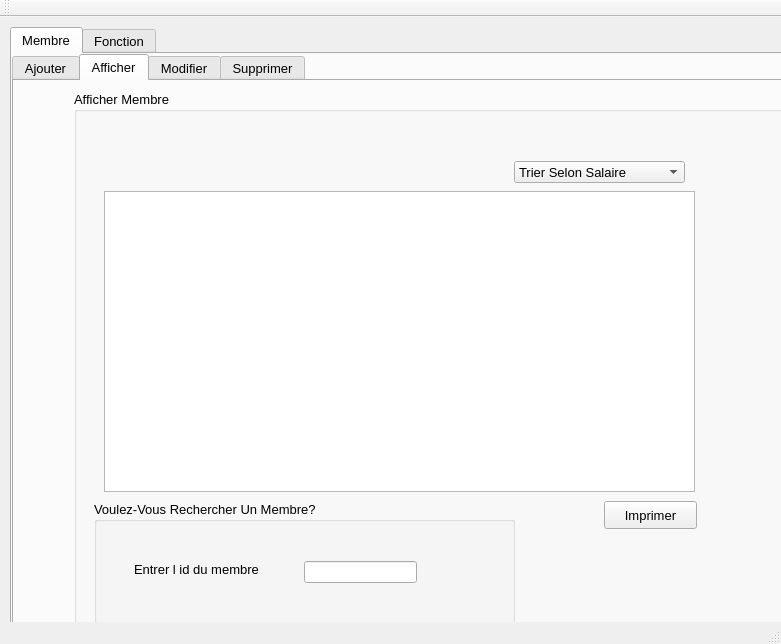
<?xml version="1.0" encoding="UTF-8"?>
<ui version="4.0">
 <class>MainWindow</class>
 <widget class="QMainWindow" name="MainWindow">
  <property name="geometry">
   <rect>
    <x>0</x>
    <y>0</y>
    <width>781</width>
    <height>644</height>
   </rect>
  </property>
  <property name="font">
   <font>
    <family>MS Serif</family>
   </font>
  </property>
  <property name="windowTitle">
   <string>Gestion des Personnels</string>
  </property>
  <widget class="QWidget" name="centralWidget">
   <widget class="QTabWidget" name="tabWidget_2">
    <property name="geometry">
     <rect>
      <x>10</x>
      <y>10</y>
      <width>961</width>
      <height>611</height>
     </rect>
    </property>
    <property name="font">
     <font>
      <family>MS Shell Dlg 2</family>
      <pointsize>10</pointsize>
     </font>
    </property>
    <property name="currentIndex">
     <number>0</number>
    </property>
    <property name="icon" stdset="0">
     <pixmap resource="Images.qrc">:/back.png</pixmap>
    </property>
    <widget class="QWidget" name="tab_4">
     <attribute name="title">
      <string>Membre</string>
     </attribute>
     <widget class="QTabWidget" name="tabWidget">
      <property name="geometry">
       <rect>
        <x>0</x>
        <y>0</y>
        <width>901</width>
        <height>661</height>
       </rect>
      </property>
      <property name="font">
       <font>
        <family>MS Shell Dlg 2</family>
        <pointsize>10</pointsize>
        <weight>50</weight>
        <bold>false</bold>
       </font>
      </property>
      <property name="styleSheet">
       <string notr="true">color:url(:/gris.jpg)</string>
      </property>
      <property name="currentIndex">
       <number>1</number>
      </property>
      <widget class="QWidget" name="tab">
       <attribute name="title">
        <string>Ajouter</string>
       </attribute>
       <widget class="QToolButton" name="toolButton">
        <property name="geometry">
         <rect>
          <x>0</x>
          <y>0</y>
          <width>27</width>
          <height>22</height>
         </rect>
        </property>
        <property name="text">
         <string>...</string>
        </property>
       </widget>
       <widget class="QGroupBox" name="groupBox_4">
        <property name="geometry">
         <rect>
          <x>110</x>
          <y>50</y>
          <width>541</width>
          <height>421</height>
         </rect>
        </property>
        <property name="font">
         <font>
          <family>MS Shell Dlg 2</family>
          <pointsize>10</pointsize>
          <weight>50</weight>
          <bold>false</bold>
         </font>
        </property>
        <property name="title">
         <string>Ajouter Un Membre</string>
        </property>
        <widget class="QLineEdit" name="lineEdit_id">
         <property name="geometry">
          <rect>
           <x>290</x>
           <y>60</y>
           <width>211</width>
           <height>20</height>
          </rect>
         </property>
        </widget>
        <widget class="QLineEdit" name="lineEdit_nom">
         <property name="geometry">
          <rect>
           <x>290</x>
           <y>100</y>
           <width>211</width>
           <height>21</height>
          </rect>
         </property>
        </widget>
        <widget class="QLabel" name="label_2">
         <property name="geometry">
          <rect>
           <x>150</x>
           <y>110</y>
           <width>47</width>
           <height>13</height>
          </rect>
         </property>
         <property name="font">
          <font>
           <family>MS Shell Dlg 2</family>
           <pointsize>10</pointsize>
           <weight>50</weight>
           <bold>false</bold>
          </font>
         </property>
         <property name="text">
          <string>Nom</string>
         </property>
        </widget>
        <widget class="QLabel" name="label">
         <property name="geometry">
          <rect>
           <x>150</x>
           <y>60</y>
           <width>91</width>
           <height>16</height>
          </rect>
         </property>
         <property name="font">
          <font>
           <pointsize>10</pointsize>
          </font>
         </property>
         <property name="text">
          <string>Identifiant</string>
         </property>
        </widget>
        <widget class="QLineEdit" name="lineEdit_prenom">
         <property name="geometry">
          <rect>
           <x>290</x>
           <y>150</y>
           <width>211</width>
           <height>20</height>
          </rect>
         </property>
        </widget>
        <widget class="QLineEdit" name="lineEdit">
         <property name="geometry">
          <rect>
           <x>290</x>
           <y>190</y>
           <width>211</width>
           <height>22</height>
          </rect>
         </property>
        </widget>
        <widget class="QLineEdit" name="lineEdit_2">
         <property name="geometry">
          <rect>
           <x>290</x>
           <y>230</y>
           <width>211</width>
           <height>22</height>
          </rect>
         </property>
        </widget>
        <widget class="QLineEdit" name="lineEdit_3">
         <property name="geometry">
          <rect>
           <x>290</x>
           <y>280</y>
           <width>211</width>
           <height>22</height>
          </rect>
         </property>
        </widget>
        <widget class="QLineEdit" name="lineEdit_4">
         <property name="geometry">
          <rect>
           <x>290</x>
           <y>320</y>
           <width>211</width>
           <height>22</height>
          </rect>
         </property>
        </widget>
        <widget class="QLabel" name="label_4">
         <property name="geometry">
          <rect>
           <x>150</x>
           <y>320</y>
           <width>56</width>
           <height>16</height>
          </rect>
         </property>
         <property name="font">
          <font>
           <family>MS Shell Dlg 2</family>
           <pointsize>10</pointsize>
           <weight>50</weight>
           <bold>false</bold>
          </font>
         </property>
         <property name="text">
          <string>Salaire</string>
         </property>
        </widget>
        <widget class="QLabel" name="label_7">
         <property name="geometry">
          <rect>
           <x>140</x>
           <y>280</y>
           <width>121</width>
           <height>16</height>
          </rect>
         </property>
         <property name="font">
          <font>
           <family>MS Shell Dlg 2</family>
           <pointsize>10</pointsize>
           <weight>50</weight>
           <bold>false</bold>
          </font>
         </property>
         <property name="text">
          <string>Numéro de Téléphone</string>
         </property>
        </widget>
        <widget class="QLabel" name="label_3">
         <property name="geometry">
          <rect>
           <x>150</x>
           <y>150</y>
           <width>81</width>
           <height>20</height>
          </rect>
         </property>
         <property name="font">
          <font>
           <family>MS Shell Dlg 2</family>
           <pointsize>10</pointsize>
           <weight>50</weight>
           <bold>false</bold>
          </font>
         </property>
         <property name="text">
          <string>Prénom</string>
         </property>
        </widget>
        <widget class="QLabel" name="label_5">
         <property name="geometry">
          <rect>
           <x>150</x>
           <y>190</y>
           <width>81</width>
           <height>20</height>
          </rect>
         </property>
         <property name="font">
          <font>
           <family>MS Shell Dlg 2</family>
           <pointsize>10</pointsize>
           <weight>50</weight>
           <bold>false</bold>
          </font>
         </property>
         <property name="text">
          <string>Adresse</string>
         </property>
        </widget>
        <widget class="QLabel" name="label_6">
         <property name="geometry">
          <rect>
           <x>150</x>
           <y>230</y>
           <width>121</width>
           <height>16</height>
          </rect>
         </property>
         <property name="font">
          <font>
           <family>MS Shell Dlg 2</family>
           <pointsize>10</pointsize>
           <weight>50</weight>
           <bold>false</bold>
          </font>
         </property>
         <property name="text">
          <string>Adresse Mail </string>
         </property>
        </widget>
        <widget class="QPushButton" name="pushButton_3">
         <property name="geometry">
          <rect>
           <x>450</x>
           <y>360</y>
           <width>81</width>
           <height>31</height>
          </rect>
         </property>
         <property name="font">
          <font>
           <family>MS Shell Dlg 2</family>
           <pointsize>10</pointsize>
           <weight>50</weight>
           <bold>false</bold>
          </font>
         </property>
         <property name="text">
          <string>Mailing</string>
         </property>
        </widget>
        <widget class="QPushButton" name="pb_ajouter">
         <property name="geometry">
          <rect>
           <x>360</x>
           <y>360</y>
           <width>81</width>
           <height>31</height>
          </rect>
         </property>
         <property name="font">
          <font>
           <family>MS Shell Dlg 2</family>
           <pointsize>10</pointsize>
           <weight>50</weight>
           <bold>false</bold>
          </font>
         </property>
         <property name="text">
          <string>Ajouter</string>
         </property>
        </widget>
       </widget>
       <widget class="QLabel" name="label_17">
        <property name="geometry">
         <rect>
          <x>-25</x>
          <y>-60</y>
          <width>791</width>
          <height>621</height>
         </rect>
        </property>
        <property name="styleSheet">
         <string notr="true">background-image: url(:/gris.jpg);</string>
        </property>
        <property name="text">
         <string/>
        </property>
       </widget>
       <zorder>label_17</zorder>
       <zorder>groupBox_4</zorder>
       <zorder>toolButton</zorder>
      </widget>
      <widget class="QWidget" name="tab_2">
       <attribute name="title">
        <string>Afficher</string>
       </attribute>
       <widget class="QGroupBox" name="groupBox_3">
        <property name="geometry">
         <rect>
          <x>60</x>
          <y>10</y>
          <width>801</width>
          <height>601</height>
         </rect>
        </property>
        <property name="font">
         <font>
          <family>MS Shell Dlg 2</family>
          <pointsize>10</pointsize>
          <weight>50</weight>
          <bold>false</bold>
         </font>
        </property>
        <property name="title">
         <string>Afficher Membre</string>
        </property>
        <widget class="QTableView" name="tabmembre">
         <property name="geometry">
          <rect>
           <x>30</x>
           <y>100</y>
           <width>591</width>
           <height>301</height>
          </rect>
         </property>
        </widget>
        <widget class="QComboBox" name="comboBox">
         <property name="geometry">
          <rect>
           <x>440</x>
           <y>70</y>
           <width>171</width>
           <height>22</height>
          </rect>
         </property>
         <property name="font">
          <font>
           <family>MS Shell Dlg 2</family>
           <pointsize>10</pointsize>
           <weight>50</weight>
           <bold>false</bold>
          </font>
         </property>
         <item>
          <property name="text">
           <string>Trier Selon Salaire</string>
          </property>
         </item>
        </widget>
        <widget class="QGroupBox" name="groupBox">
         <property name="geometry">
          <rect>
           <x>20</x>
           <y>410</y>
           <width>421</width>
           <height>131</height>
          </rect>
         </property>
         <property name="font">
          <font>
           <family>MS Shell Dlg 2</family>
           <pointsize>10</pointsize>
           <weight>50</weight>
           <bold>false</bold>
          </font>
         </property>
         <property name="title">
          <string>Voulez-Vous Rechercher Un Membre?</string>
         </property>
         <widget class="QLabel" name="label_8">
          <property name="geometry">
           <rect>
            <x>40</x>
            <y>60</y>
            <width>211</width>
            <height>16</height>
           </rect>
          </property>
          <property name="font">
           <font>
            <family>MS Shell Dlg 2</family>
            <pointsize>10</pointsize>
            <weight>50</weight>
            <bold>false</bold>
           </font>
          </property>
          <property name="text">
           <string>Entrer l id du membre</string>
          </property>
         </widget>
         <widget class="QLineEdit" name="lineEdit_5">
          <property name="geometry">
           <rect>
            <x>210</x>
            <y>60</y>
            <width>113</width>
            <height>22</height>
           </rect>
          </property>
         </widget>
        </widget>
        <widget class="QPushButton" name="pushButton_2">
         <property name="geometry">
          <rect>
           <x>530</x>
           <y>410</y>
           <width>93</width>
           <height>28</height>
          </rect>
         </property>
         <property name="text">
          <string>Imprimer</string>
         </property>
        </widget>
        <zorder>groupBox</zorder>
        <zorder>tabmembre</zorder>
        <zorder>comboBox</zorder>
        <zorder>pushButton_2</zorder>
       </widget>
       <widget class="QLabel" name="label_18">
        <property name="geometry">
         <rect>
          <x>-5</x>
          <y>-5</y>
          <width>931</width>
          <height>581</height>
         </rect>
        </property>
        <property name="styleSheet">
         <string notr="true">background-image: url(:/gris.jpg);</string>
        </property>
        <property name="text">
         <string/>
        </property>
       </widget>
       <zorder>label_18</zorder>
       <zorder>groupBox_3</zorder>
      </widget>
      <widget class="QWidget" name="tab_6">
       <attribute name="title">
        <string>Modifier</string>
       </attribute>
       <widget class="QPushButton" name="pushButton">
        <property name="geometry">
         <rect>
          <x>510</x>
          <y>380</y>
          <width>81</width>
          <height>21</height>
         </rect>
        </property>
        <property name="font">
         <font>
          <family>MS Shell Dlg 2</family>
          <pointsize>10</pointsize>
          <weight>50</weight>
          <bold>false</bold>
         </font>
        </property>
        <property name="text">
         <string>Modifier</string>
        </property>
       </widget>
       <widget class="QLabel" name="label_10">
        <property name="geometry">
         <rect>
          <x>230</x>
          <y>90</y>
          <width>91</width>
          <height>16</height>
         </rect>
        </property>
        <property name="font">
         <font>
          <family>MS Shell Dlg 2</family>
          <pointsize>10</pointsize>
          <weight>50</weight>
          <bold>false</bold>
         </font>
        </property>
        <property name="text">
         <string>Identifiant</string>
        </property>
       </widget>
       <widget class="QLabel" name="label_11">
        <property name="geometry">
         <rect>
          <x>240</x>
          <y>130</y>
          <width>91</width>
          <height>16</height>
         </rect>
        </property>
        <property name="font">
         <font>
          <family>MS Shell Dlg 2</family>
          <pointsize>10</pointsize>
          <weight>50</weight>
          <bold>false</bold>
         </font>
        </property>
        <property name="text">
         <string>Nom</string>
        </property>
       </widget>
       <widget class="QLabel" name="label_12">
        <property name="geometry">
         <rect>
          <x>240</x>
          <y>170</y>
          <width>91</width>
          <height>16</height>
         </rect>
        </property>
        <property name="font">
         <font>
          <family>MS Shell Dlg 2</family>
          <pointsize>10</pointsize>
          <weight>50</weight>
          <bold>false</bold>
         </font>
        </property>
        <property name="text">
         <string>Prénom</string>
        </property>
       </widget>
       <widget class="QLabel" name="label_13">
        <property name="geometry">
         <rect>
          <x>240</x>
          <y>290</y>
          <width>131</width>
          <height>16</height>
         </rect>
        </property>
        <property name="font">
         <font>
          <family>MS Shell Dlg 2</family>
          <pointsize>10</pointsize>
          <weight>50</weight>
          <bold>false</bold>
         </font>
        </property>
        <property name="text">
         <string>Numéro de Téléphone</string>
        </property>
       </widget>
       <widget class="QLabel" name="label_14">
        <property name="geometry">
         <rect>
          <x>240</x>
          <y>210</y>
          <width>91</width>
          <height>16</height>
         </rect>
        </property>
        <property name="font">
         <font>
          <family>MS Shell Dlg 2</family>
          <pointsize>10</pointsize>
          <weight>50</weight>
          <bold>false</bold>
         </font>
        </property>
        <property name="text">
         <string>Adresse</string>
        </property>
       </widget>
       <widget class="QLabel" name="label_15">
        <property name="geometry">
         <rect>
          <x>240</x>
          <y>250</y>
          <width>91</width>
          <height>16</height>
         </rect>
        </property>
        <property name="font">
         <font>
          <family>MS Shell Dlg 2</family>
          <pointsize>10</pointsize>
          <weight>50</weight>
          <bold>false</bold>
         </font>
        </property>
        <property name="text">
         <string>Adresse Mail</string>
        </property>
       </widget>
       <widget class="QLabel" name="label_16">
        <property name="geometry">
         <rect>
          <x>250</x>
          <y>340</y>
          <width>91</width>
          <height>16</height>
         </rect>
        </property>
        <property name="font">
         <font>
          <family>MS Shell Dlg 2</family>
          <pointsize>10</pointsize>
          <weight>50</weight>
          <bold>false</bold>
         </font>
        </property>
        <property name="text">
         <string>Salaire</string>
        </property>
       </widget>
       <widget class="QLineEdit" name="lineEdit_6">
        <property name="geometry">
         <rect>
          <x>400</x>
          <y>90</y>
          <width>181</width>
          <height>22</height>
         </rect>
        </property>
       </widget>
       <widget class="QLineEdit" name="lineEdit_7">
        <property name="geometry">
         <rect>
          <x>400</x>
          <y>130</y>
          <width>181</width>
          <height>22</height>
         </rect>
        </property>
       </widget>
       <widget class="QLineEdit" name="lineEdit_8">
        <property name="geometry">
         <rect>
          <x>400</x>
          <y>170</y>
          <width>181</width>
          <height>22</height>
         </rect>
        </property>
       </widget>
       <widget class="QLineEdit" name="lineEdit_9">
        <property name="geometry">
         <rect>
          <x>400</x>
          <y>210</y>
          <width>181</width>
          <height>22</height>
         </rect>
        </property>
       </widget>
       <widget class="QLineEdit" name="lineEdit_10">
        <property name="geometry">
         <rect>
          <x>400</x>
          <y>250</y>
          <width>181</width>
          <height>22</height>
         </rect>
        </property>
       </widget>
       <widget class="QLineEdit" name="lineEdit_11">
        <property name="geometry">
         <rect>
          <x>400</x>
          <y>290</y>
          <width>181</width>
          <height>22</height>
         </rect>
        </property>
       </widget>
       <widget class="QLineEdit" name="lineEdit_12">
        <property name="geometry">
         <rect>
          <x>400</x>
          <y>330</y>
          <width>181</width>
          <height>22</height>
         </rect>
        </property>
       </widget>
       <widget class="QLabel" name="label_19">
        <property name="geometry">
         <rect>
          <x>-70</x>
          <y>-20</y>
          <width>1131</width>
          <height>621</height>
         </rect>
        </property>
        <property name="styleSheet">
         <string notr="true">background-image: url(:/gris.jpg);</string>
        </property>
        <property name="text">
         <string/>
        </property>
       </widget>
       <widget class="QGroupBox" name="groupBox_2">
        <property name="geometry">
         <rect>
          <x>170</x>
          <y>50</y>
          <width>451</width>
          <height>371</height>
         </rect>
        </property>
        <property name="font">
         <font>
          <pointsize>10</pointsize>
         </font>
        </property>
        <property name="title">
         <string>Modifier un Membre</string>
        </property>
       </widget>
       <zorder>label_19</zorder>
       <zorder>groupBox_2</zorder>
       <zorder>pushButton</zorder>
       <zorder>label_10</zorder>
       <zorder>label_11</zorder>
       <zorder>label_12</zorder>
       <zorder>label_13</zorder>
       <zorder>label_14</zorder>
       <zorder>label_15</zorder>
       <zorder>label_16</zorder>
       <zorder>lineEdit_6</zorder>
       <zorder>lineEdit_7</zorder>
       <zorder>lineEdit_8</zorder>
       <zorder>lineEdit_9</zorder>
       <zorder>lineEdit_10</zorder>
       <zorder>lineEdit_11</zorder>
       <zorder>lineEdit_12</zorder>
      </widget>
      <widget class="QWidget" name="tab_3">
       <attribute name="title">
        <string>Supprimer</string>
       </attribute>
       <widget class="QGroupBox" name="groupBox_5">
        <property name="geometry">
         <rect>
          <x>150</x>
          <y>120</y>
          <width>391</width>
          <height>161</height>
         </rect>
        </property>
        <property name="font">
         <font>
          <family>MS Shell Dlg 2</family>
          <pointsize>10</pointsize>
          <weight>50</weight>
          <bold>false</bold>
         </font>
        </property>
        <property name="title">
         <string>Entrer l'id du Membre Pour Le Supprimer</string>
        </property>
        <widget class="QPushButton" name="pb_supprimer_3">
         <property name="geometry">
          <rect>
           <x>290</x>
           <y>80</y>
           <width>81</width>
           <height>23</height>
          </rect>
         </property>
         <property name="font">
          <font>
           <family>MS Shell Dlg 2</family>
           <pointsize>10</pointsize>
           <weight>50</weight>
           <bold>false</bold>
          </font>
         </property>
         <property name="text">
          <string>Supprimer</string>
         </property>
        </widget>
        <widget class="QLineEdit" name="lineEdit_id_2">
         <property name="geometry">
          <rect>
           <x>160</x>
           <y>80</y>
           <width>113</width>
           <height>20</height>
          </rect>
         </property>
        </widget>
        <widget class="QLabel" name="label_9">
         <property name="geometry">
          <rect>
           <x>50</x>
           <y>80</y>
           <width>91</width>
           <height>16</height>
          </rect>
         </property>
         <property name="font">
          <font>
           <family>MS Shell Dlg 2</family>
           <pointsize>10</pointsize>
           <weight>50</weight>
           <bold>false</bold>
          </font>
         </property>
         <property name="text">
          <string>Identifiant</string>
         </property>
        </widget>
       </widget>
       <widget class="QLabel" name="label_20">
        <property name="geometry">
         <rect>
          <x>-110</x>
          <y>-70</y>
          <width>1171</width>
          <height>661</height>
         </rect>
        </property>
        <property name="styleSheet">
         <string notr="true">background-image: url(:/gris.jpg);</string>
        </property>
        <property name="text">
         <string/>
        </property>
       </widget>
       <zorder>label_20</zorder>
       <zorder>groupBox_5</zorder>
      </widget>
     </widget>
    </widget>
    <widget class="QWidget" name="tab_5">
     <attribute name="title">
      <string>Fonction</string>
     </attribute>
     <widget class="QTabWidget" name="tabWidget_3">
      <property name="geometry">
       <rect>
        <x>0</x>
        <y>0</y>
        <width>801</width>
        <height>551</height>
       </rect>
      </property>
      <property name="font">
       <font>
        <family>MS Shell Dlg 2</family>
        <pointsize>10</pointsize>
       </font>
      </property>
      <property name="currentIndex">
       <number>1</number>
      </property>
      <widget class="QWidget" name="tab_7">
       <attribute name="title">
        <string>Ajouter</string>
       </attribute>
       <widget class="QLabel" name="label_21">
        <property name="geometry">
         <rect>
          <x>-40</x>
          <y>-10</y>
          <width>841</width>
          <height>621</height>
         </rect>
        </property>
        <property name="styleSheet">
         <string notr="true">background-image: url(:/gris.jpg);</string>
        </property>
        <property name="text">
         <string/>
        </property>
       </widget>
       <widget class="QGroupBox" name="groupBox_6">
        <property name="geometry">
         <rect>
          <x>80</x>
          <y>60</y>
          <width>541</width>
          <height>361</height>
         </rect>
        </property>
        <property name="title">
         <string>Ajouter Une Fonction</string>
        </property>
        <widget class="QLabel" name="label_22">
         <property name="geometry">
          <rect>
           <x>150</x>
           <y>110</y>
           <width>101</width>
           <height>16</height>
          </rect>
         </property>
         <property name="text">
          <string>Département</string>
         </property>
        </widget>
        <widget class="QLabel" name="label_23">
         <property name="geometry">
          <rect>
           <x>150</x>
           <y>60</y>
           <width>81</width>
           <height>16</height>
          </rect>
         </property>
         <property name="text">
          <string>Identifiant</string>
         </property>
        </widget>
        <widget class="QLabel" name="label_26">
         <property name="geometry">
          <rect>
           <x>150</x>
           <y>150</y>
           <width>81</width>
           <height>20</height>
          </rect>
         </property>
         <property name="text">
          <string>Direction</string>
         </property>
        </widget>
        <widget class="QLabel" name="label_27">
         <property name="geometry">
          <rect>
           <x>150</x>
           <y>190</y>
           <width>81</width>
           <height>20</height>
          </rect>
         </property>
         <property name="text">
          <string>Service</string>
         </property>
        </widget>
        <widget class="QLabel" name="label_28">
         <property name="geometry">
          <rect>
           <x>150</x>
           <y>230</y>
           <width>121</width>
           <height>16</height>
          </rect>
         </property>
         <property name="text">
          <string>Poste</string>
         </property>
        </widget>
        <widget class="QLineEdit" name="lineEdit_15">
         <property name="geometry">
          <rect>
           <x>290</x>
           <y>60</y>
           <width>211</width>
           <height>22</height>
          </rect>
         </property>
        </widget>
        <widget class="QLineEdit" name="lineEdit_16">
         <property name="geometry">
          <rect>
           <x>290</x>
           <y>110</y>
           <width>211</width>
           <height>22</height>
          </rect>
         </property>
        </widget>
        <widget class="QLineEdit" name="lineEdit_17">
         <property name="geometry">
          <rect>
           <x>290</x>
           <y>150</y>
           <width>211</width>
           <height>22</height>
          </rect>
         </property>
        </widget>
        <widget class="QLineEdit" name="lineEdit_18">
         <property name="geometry">
          <rect>
           <x>290</x>
           <y>190</y>
           <width>211</width>
           <height>22</height>
          </rect>
         </property>
        </widget>
        <widget class="QLineEdit" name="lineEdit_13">
         <property name="geometry">
          <rect>
           <x>290</x>
           <y>230</y>
           <width>211</width>
           <height>22</height>
          </rect>
         </property>
        </widget>
        <widget class="QPushButton" name="pushButton_5">
         <property name="geometry">
          <rect>
           <x>360</x>
           <y>300</y>
           <width>81</width>
           <height>28</height>
          </rect>
         </property>
         <property name="text">
          <string>Ajouter</string>
         </property>
        </widget>
        <widget class="QPushButton" name="pushButton_6">
         <property name="geometry">
          <rect>
           <x>440</x>
           <y>300</y>
           <width>81</width>
           <height>28</height>
          </rect>
         </property>
         <property name="text">
          <string>Mailing</string>
         </property>
        </widget>
       </widget>
      </widget>
      <widget class="QWidget" name="tab_8">
       <attribute name="title">
        <string>Afficher</string>
       </attribute>
       <widget class="QGroupBox" name="groupBox_7">
        <property name="geometry">
         <rect>
          <x>0</x>
          <y>10</y>
          <width>801</width>
          <height>591</height>
         </rect>
        </property>
        <property name="title">
         <string>Afficher Fonction</string>
        </property>
        <widget class="QComboBox" name="comboBox_2">
         <property name="geometry">
          <rect>
           <x>440</x>
           <y>70</y>
           <width>171</width>
           <height>22</height>
          </rect>
         </property>
         <item>
          <property name="text">
           <string>Trier Selon Poste</string>
          </property>
         </item>
        </widget>
        <widget class="QGroupBox" name="groupBox_8">
         <property name="geometry">
          <rect>
           <x>30</x>
           <y>410</y>
           <width>421</width>
           <height>141</height>
          </rect>
         </property>
         <property name="title">
          <string>Voulez-Vous Rechercher Un Poste?</string>
         </property>
         <widget class="QLabel" name="label_24">
          <property name="geometry">
           <rect>
            <x>40</x>
            <y>60</y>
            <width>211</width>
            <height>16</height>
           </rect>
          </property>
          <property name="text">
           <string>Entrer le poste</string>
          </property>
         </widget>
         <widget class="QLineEdit" name="lineEdit_19">
          <property name="geometry">
           <rect>
            <x>210</x>
            <y>60</y>
            <width>113</width>
            <height>22</height>
           </rect>
          </property>
         </widget>
        </widget>
        <widget class="QPushButton" name="pushButton_7">
         <property name="geometry">
          <rect>
           <x>530</x>
           <y>410</y>
           <width>93</width>
           <height>28</height>
          </rect>
         </property>
         <property name="text">
          <string>Imprimer</string>
         </property>
        </widget>
        <widget class="QTableView" name="tableView">
         <property name="geometry">
          <rect>
           <x>30</x>
           <y>100</y>
           <width>591</width>
           <height>301</height>
          </rect>
         </property>
        </widget>
       </widget>
       <widget class="QLabel" name="label_36">
        <property name="geometry">
         <rect>
          <x>-235</x>
          <y>0</y>
          <width>1121</width>
          <height>681</height>
         </rect>
        </property>
        <property name="styleSheet">
         <string notr="true">background-image:url(:/gris.jpg)</string>
        </property>
        <property name="text">
         <string/>
        </property>
       </widget>
       <zorder>label_36</zorder>
       <zorder>groupBox_7</zorder>
      </widget>
      <widget class="QWidget" name="tab_9">
       <attribute name="title">
        <string>Modifier</string>
       </attribute>
       <widget class="QGroupBox" name="groupBox_9">
        <property name="geometry">
         <rect>
          <x>100</x>
          <y>50</y>
          <width>521</width>
          <height>361</height>
         </rect>
        </property>
        <property name="title">
         <string>Modifier Une Fonction</string>
        </property>
        <widget class="QLabel" name="label_25">
         <property name="geometry">
          <rect>
           <x>150</x>
           <y>110</y>
           <width>101</width>
           <height>16</height>
          </rect>
         </property>
         <property name="text">
          <string>Département</string>
         </property>
        </widget>
        <widget class="QLabel" name="label_29">
         <property name="geometry">
          <rect>
           <x>150</x>
           <y>60</y>
           <width>101</width>
           <height>16</height>
          </rect>
         </property>
         <property name="text">
          <string>Identifiant</string>
         </property>
        </widget>
        <widget class="QLabel" name="label_30">
         <property name="geometry">
          <rect>
           <x>150</x>
           <y>150</y>
           <width>81</width>
           <height>20</height>
          </rect>
         </property>
         <property name="text">
          <string>Direction</string>
         </property>
        </widget>
        <widget class="QLabel" name="label_31">
         <property name="geometry">
          <rect>
           <x>150</x>
           <y>190</y>
           <width>81</width>
           <height>20</height>
          </rect>
         </property>
         <property name="text">
          <string>Service</string>
         </property>
        </widget>
        <widget class="QLabel" name="label_32">
         <property name="geometry">
          <rect>
           <x>150</x>
           <y>230</y>
           <width>121</width>
           <height>16</height>
          </rect>
         </property>
         <property name="text">
          <string>Poste</string>
         </property>
        </widget>
        <widget class="QLineEdit" name="lineEdit_24">
         <property name="geometry">
          <rect>
           <x>290</x>
           <y>60</y>
           <width>211</width>
           <height>22</height>
          </rect>
         </property>
        </widget>
        <widget class="QLineEdit" name="lineEdit_20">
         <property name="geometry">
          <rect>
           <x>290</x>
           <y>110</y>
           <width>211</width>
           <height>22</height>
          </rect>
         </property>
        </widget>
        <widget class="QLineEdit" name="lineEdit_25">
         <property name="geometry">
          <rect>
           <x>290</x>
           <y>150</y>
           <width>211</width>
           <height>22</height>
          </rect>
         </property>
        </widget>
        <widget class="QLineEdit" name="lineEdit_26">
         <property name="geometry">
          <rect>
           <x>290</x>
           <y>190</y>
           <width>211</width>
           <height>22</height>
          </rect>
         </property>
        </widget>
        <widget class="QLineEdit" name="lineEdit_27">
         <property name="geometry">
          <rect>
           <x>290</x>
           <y>230</y>
           <width>211</width>
           <height>22</height>
          </rect>
         </property>
        </widget>
        <widget class="QPushButton" name="pushButton_8">
         <property name="geometry">
          <rect>
           <x>400</x>
           <y>290</y>
           <width>93</width>
           <height>28</height>
          </rect>
         </property>
         <property name="text">
          <string>Modifier</string>
         </property>
        </widget>
       </widget>
       <widget class="QLabel" name="label_33">
        <property name="geometry">
         <rect>
          <x>0</x>
          <y>0</y>
          <width>861</width>
          <height>611</height>
         </rect>
        </property>
        <property name="styleSheet">
         <string notr="true">background-image:url(:/gris.jpg)</string>
        </property>
        <property name="text">
         <string/>
        </property>
       </widget>
       <zorder>label_33</zorder>
       <zorder>groupBox_9</zorder>
      </widget>
      <widget class="QWidget" name="tab_10">
       <attribute name="title">
        <string>Supprimer</string>
       </attribute>
       <widget class="QLabel" name="label_34">
        <property name="geometry">
         <rect>
          <x>-180</x>
          <y>-40</y>
          <width>931</width>
          <height>671</height>
         </rect>
        </property>
        <property name="styleSheet">
         <string notr="true">background-image:url(:/gris.jpg)</string>
        </property>
        <property name="text">
         <string/>
        </property>
       </widget>
       <widget class="QGroupBox" name="groupBox_10">
        <property name="geometry">
         <rect>
          <x>180</x>
          <y>120</y>
          <width>391</width>
          <height>161</height>
         </rect>
        </property>
        <property name="title">
         <string>Entrer l'id Pour Le Supprimer</string>
        </property>
        <widget class="QLabel" name="label_35">
         <property name="geometry">
          <rect>
           <x>50</x>
           <y>80</y>
           <width>91</width>
           <height>16</height>
          </rect>
         </property>
         <property name="text">
          <string>ID</string>
         </property>
        </widget>
        <widget class="QLineEdit" name="lineEdit_14">
         <property name="geometry">
          <rect>
           <x>122</x>
           <y>80</y>
           <width>141</width>
           <height>22</height>
          </rect>
         </property>
        </widget>
        <widget class="QPushButton" name="pushButton_4">
         <property name="geometry">
          <rect>
           <x>290</x>
           <y>80</y>
           <width>93</width>
           <height>28</height>
          </rect>
         </property>
         <property name="text">
          <string>Supprimer</string>
         </property>
        </widget>
       </widget>
      </widget>
     </widget>
    </widget>
   </widget>
  </widget>
  <widget class="QMenuBar" name="menuBar">
   <property name="geometry">
    <rect>
     <x>0</x>
     <y>0</y>
     <width>781</width>
     <height>26</height>
    </rect>
   </property>
  </widget>
  <widget class="QToolBar" name="mainToolBar">
   <attribute name="toolBarArea">
    <enum>TopToolBarArea</enum>
   </attribute>
   <attribute name="toolBarBreak">
    <bool>false</bool>
   </attribute>
  </widget>
  <widget class="QStatusBar" name="statusBar"/>
 </widget>
 <layoutdefault spacing="6" margin="11"/>
 <resources>
  <include location="Images.qrc"/>
 </resources>
 <connections/>
</ui>
